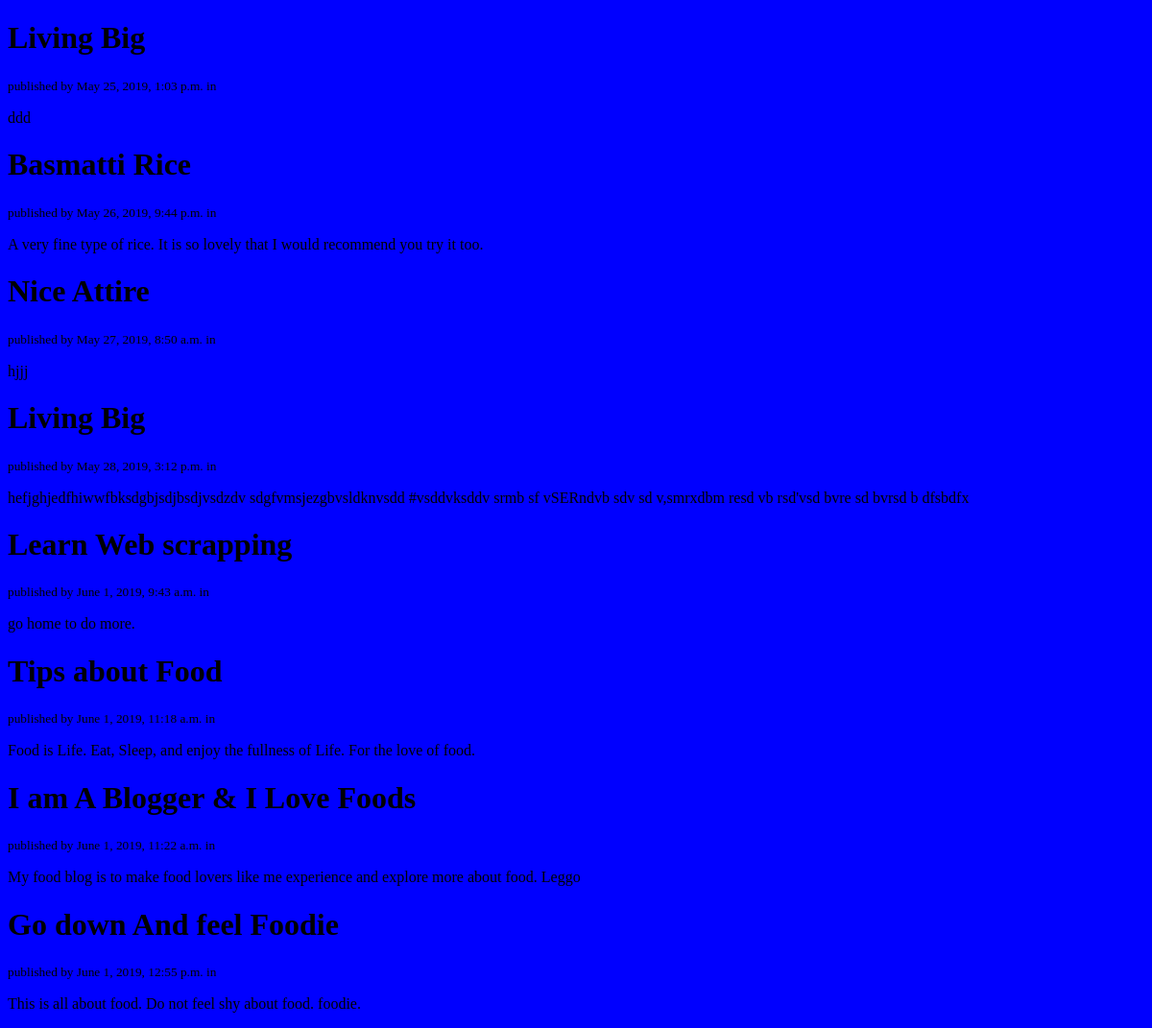
Before: /blogger/ with the older database file.
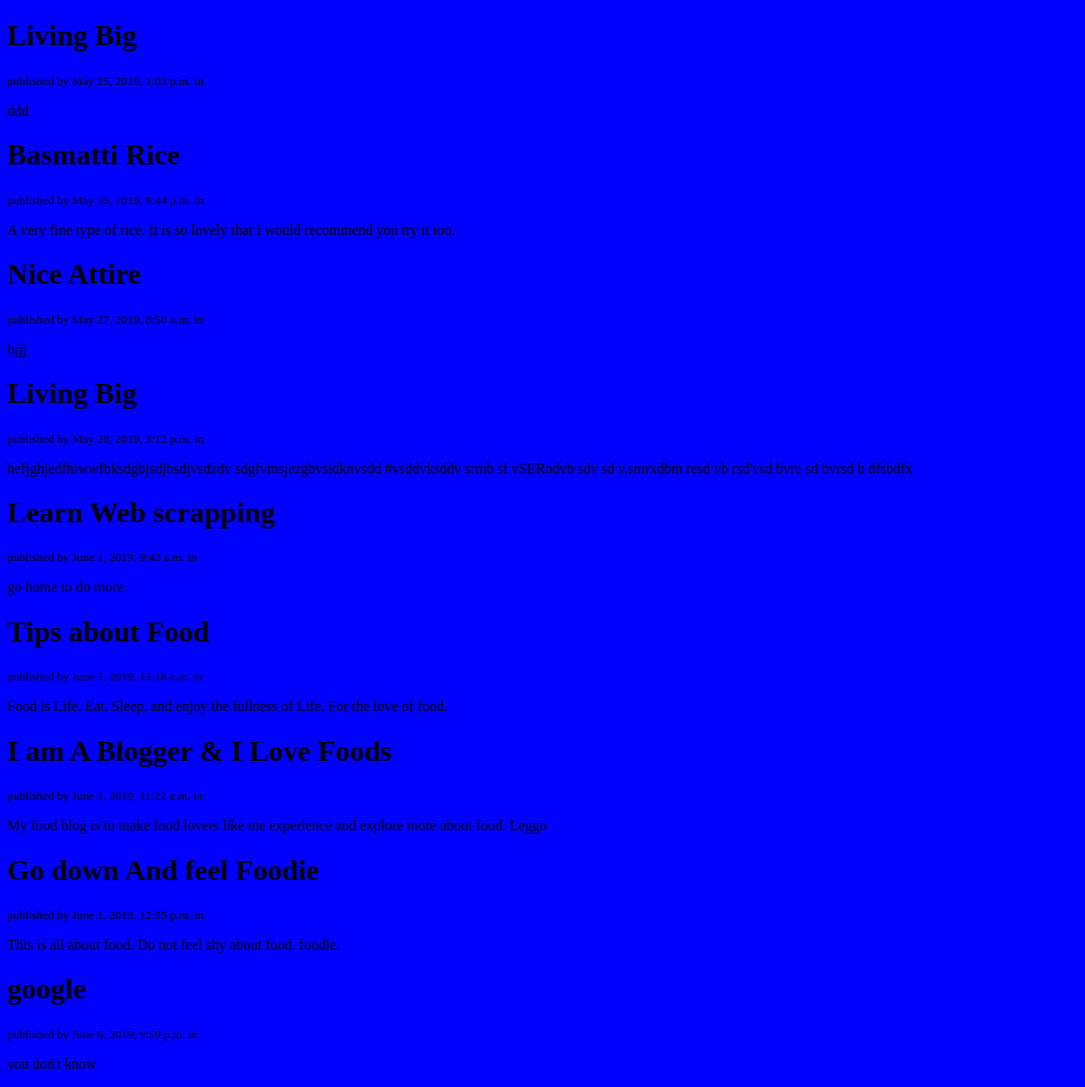
After: the same page with the newer database file.
### blog/models.py (models this page shows)
class Post(models.Model):
    author = models.ForeignKey(settings.AUTH_USER_MODEL, null=True, on_delete=models.CASCADE)
    title = models.CharField(max_length=60) # null=True , blank=True, default='Random Title' #(null=True means: let the user input value; blank=True means the user can't leave the space balnk)
    body = models.TextField()
    image = models.ImageField(upload_to='pictures/%Y/%m/%d/', max_length=255, null=True, blank=True)
    published = models.DateTimeField(auto_now_add=True)
    category = models.ForeignKey(Category, on_delete=models.CASCADE, null=True)
    featured = models.BooleanField(default=False)
    def __str__(self):
        return "{} published on {}".format(self.title,self.published)

### blog/views.py (the view)
# urls.py: path('blogger/', blog, name='blogger'),
def blog(request):
	posts = Post.objects.all()
	header = "This is My Blog"
	print(posts)
	return render(request, 'blog.html', {'titles':posts})

### templates/blog.html (shortened to what this page needs)
{% load static%}
<!DOCTYPE html>
<html>
<head>
	<link rel="stylesheet" type="text/css" href="{% static "blog.css" %}">
</head>
<body>
	{% for post in titles %}
	<h1>{{post.title}}</h1>
	<small>published by {{post.published}} in {{post.Category.name}}</small>
	<p>{{post.body}}</p>
	{% endfor %}
</body>
</html>

Changed rows visible on the page:
added Post: title "google", published "June 6, 2019, 9:59 p.m.", body "you don't know"
